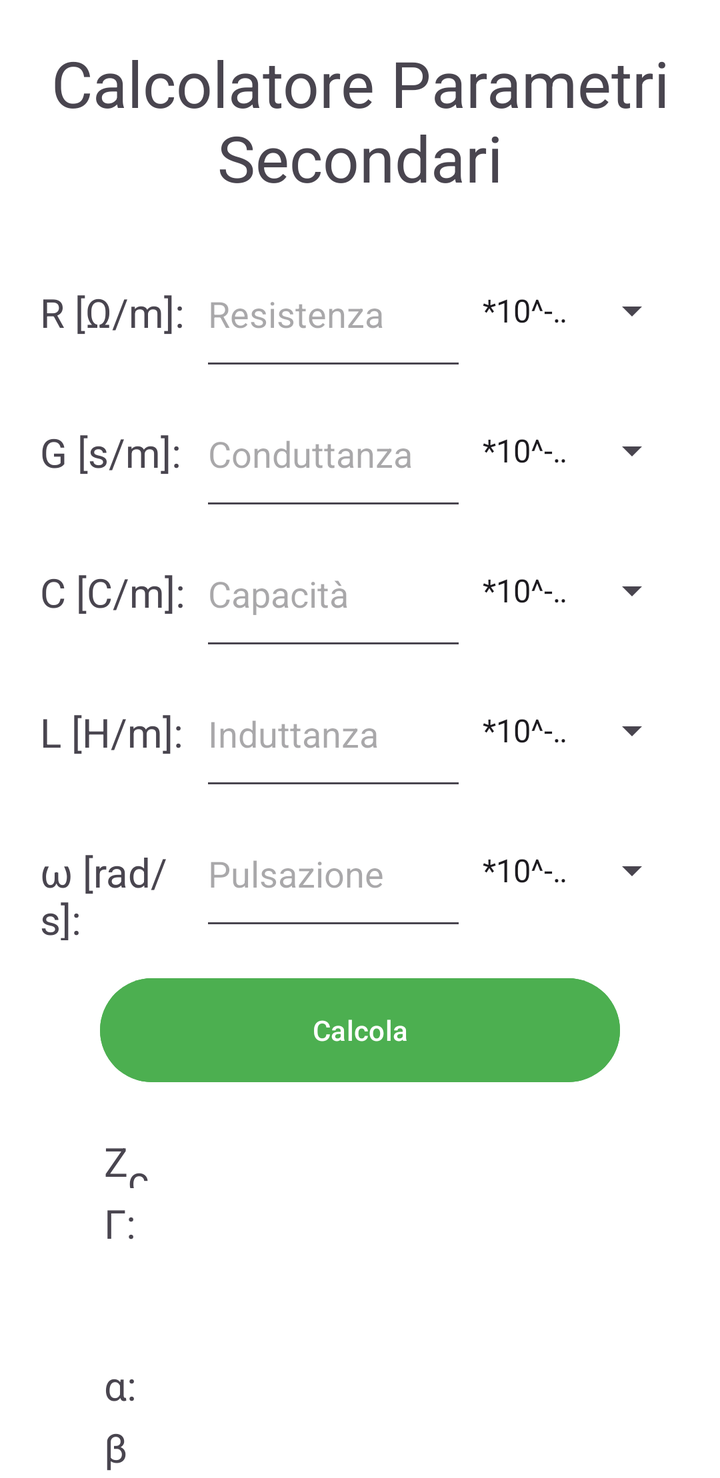
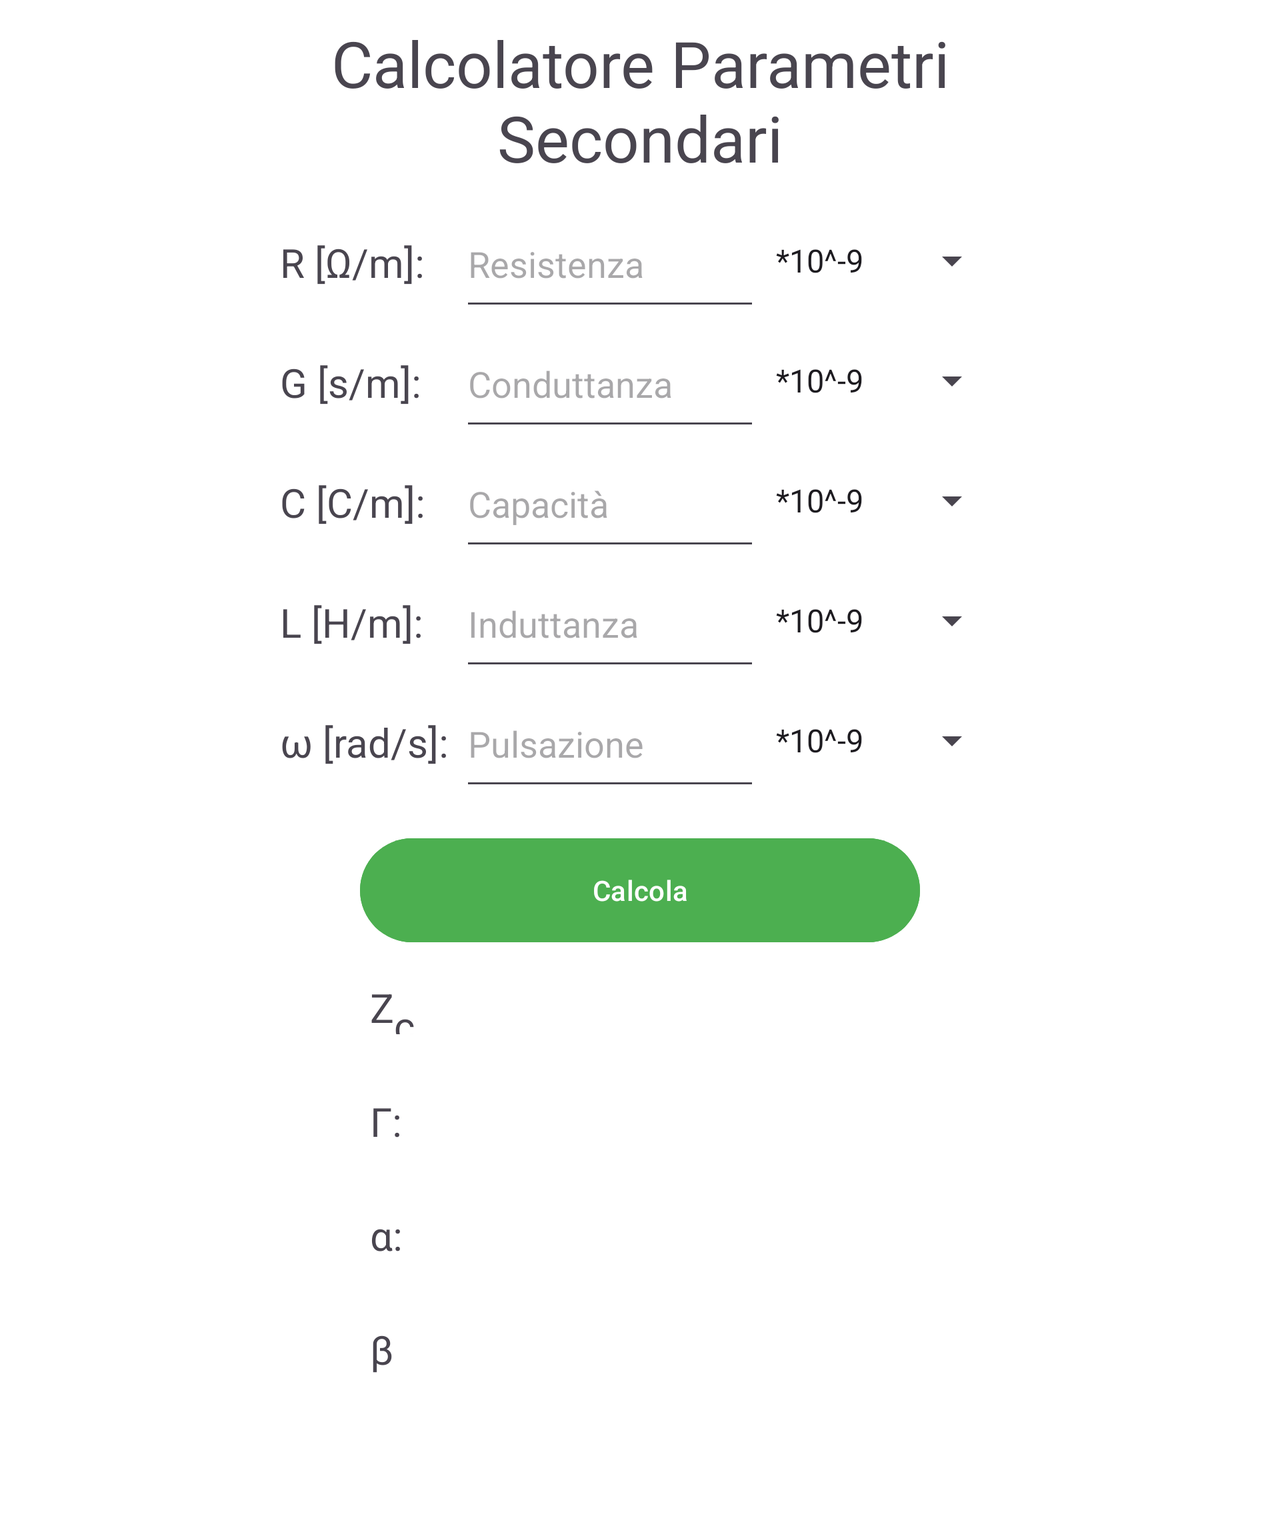

Compare how this app lays out the same screen by default and in its alternative resource folder. The renders come first, then the two layout files and the values they reference.
<!-- AndroidManifest.xml: application theme Theme.EsameSoftwareTLC -->
<!-- res/layout/activity_zc.xml -->
<?xml version="1.0" encoding="utf-8"?>
<ScrollView xmlns:android="http://schemas.android.com/apk/res/android"
    xmlns:app="http://schemas.android.com/apk/res-auto"
    xmlns:tools="http://schemas.android.com/tools"
    android:layout_width="match_parent"
    android:layout_height="match_parent"
    tools:context=".Activity_Zc">
    <LinearLayout
        android:layout_width="match_parent"
        android:layout_height="wrap_content"
        android:orientation="vertical">

        <TextView
            android:layout_width="match_parent"
            android:layout_height="wrap_content"
            android:text="@string/title_activity_Zc"
            android:textAlignment="center"
            android:textSize="32sp"
            android:layout_margin="20dp"/>

        <LinearLayout
            android:layout_width="match_parent"
            android:layout_height="70sp"
            android:orientation="horizontal"
            android:layout_marginEnd="20dp"
            android:layout_marginStart="20dp">
            <TextView
                android:layout_width="0dp"
                android:layout_height="wrap_content"
                android:layout_weight="3"
                android:textSize="20sp"
                android:text="@string/R"/>

            <EditText
                android:id="@+id/resistance"
                android:layout_width="0dp"
                android:layout_height="match_parent"
                android:layout_weight="5"
                android:hint="@string/hint_resistance"
                android:inputType="numberDecimal" />
            <Spinner
                android:id="@+id/spinner_resistance"
                android:layout_width="0dp"
                android:layout_height="match_parent"
                android:layout_weight="4"
                android:entries="@array/spinnerOption"
                android:spinnerMode="dropdown"/>
        </LinearLayout>
        <LinearLayout
            android:layout_width="match_parent"
            android:layout_height="70sp"
            android:orientation="horizontal"
            android:layout_marginEnd="20dp"
            android:layout_marginStart="20dp">
            <TextView
                android:layout_width="0dp"
                android:layout_height="wrap_content"
                android:layout_weight="3"
                android:textSize="20sp"
                android:text="@string/G"/>
            <EditText
                android:id="@+id/conductance"
                android:layout_width="0dp"
                android:layout_height="match_parent"
                android:layout_weight="5"
                android:inputType="numberDecimal"
                android:hint="@string/hint_conductance"/>
            <Spinner
                android:id="@+id/spinner_conductance"
                android:layout_width="0dp"
                android:layout_height="match_parent"
                android:layout_weight="4"
                android:entries="@array/spinnerOption"
                android:spinnerMode="dropdown"/>
        </LinearLayout>
        <LinearLayout
            android:layout_width="match_parent"
            android:layout_height="70sp"
            android:orientation="horizontal"
            android:layout_marginEnd="20dp"
            android:layout_marginStart="20dp">
            <TextView
                android:layout_width="0dp"
                android:layout_height="wrap_content"
                android:layout_weight="3"
                android:textSize="20sp"
                android:text="@string/C"/>
            <EditText
                android:id="@+id/capacity"
                android:layout_width="0dp"
                android:layout_height="match_parent"
                android:layout_weight="5"
                android:inputType="numberDecimal"
                android:hint="@string/hint_capacity"/>
            <Spinner
                android:id="@+id/spinner_capacity"
                android:layout_width="0dp"
                android:layout_height="match_parent"
                android:layout_weight="4"
                android:entries="@array/spinnerOption"
                android:spinnerMode="dropdown"/>
        </LinearLayout>
        <LinearLayout
            android:layout_width="match_parent"
            android:layout_height="70sp"
            android:orientation="horizontal"
            android:layout_marginEnd="20dp"
            android:layout_marginStart="20dp">
            <TextView
                android:layout_width="0dp"
                android:layout_height="wrap_content"
                android:layout_weight="3"
                android:textSize="20sp"
                android:text="@string/L"/>
            <EditText
                android:id="@+id/inductance"
                android:layout_width="0dp"
                android:layout_height="match_parent"
                android:layout_weight="5"
                android:inputType="numberDecimal"
                android:hint="@string/hint_inductance"/>
            <Spinner
                android:id="@+id/spinner_inductance"
                android:layout_width="0dp"
                android:layout_height="match_parent"
                android:layout_weight="4"
                android:entries="@array/spinnerOption"
                android:spinnerMode="dropdown"/>
        </LinearLayout>
        <LinearLayout
            android:layout_width="match_parent"
            android:layout_height="70sp"
            android:orientation="horizontal"
            android:layout_marginEnd="20dp"
            android:layout_marginStart="20dp">
            <TextView
                android:layout_width="0dp"
                android:layout_height="wrap_content"
                android:layout_weight="3"
                android:textSize="20sp"
                android:text="@string/omega"/>
            <EditText
                android:id="@+id/omega"
                android:layout_width="0dp"
                android:layout_height="match_parent"
                android:layout_weight="5"
                android:inputType="numberDecimal"
                android:hint="@string/hint_omega"/>
            <Spinner
                android:id="@+id/spinner_omega"
                android:layout_width="0dp"
                android:layout_height="match_parent"
                android:layout_weight="4"
                android:entries="@array/spinnerOption"
                android:spinnerMode="dropdown"/>
        </LinearLayout>

        <Button
            android:layout_width="match_parent"
            android:layout_height="60dp"
            android:layout_marginTop="15dp"
            android:layout_marginStart="50sp"
            android:layout_marginEnd="50sp"
            android:layout_marginBottom="20dp"
            android:text="@string/button_calc"
            android:onClick="calc"
            style="@style/button_calc"/>
        <LinearLayout
            android:layout_width="match_parent"
            android:layout_height="0dp"
            android:orientation="horizontal"
            android:layout_marginLeft="50dp"
            android:layout_marginRight="50dp"
            android:padding="2dp"
            android:layout_weight="1">
            <TextView
                android:layout_width="0dp"
                android:layout_height="match_parent"
                android:text="@string/Zc"
                android:layout_weight="1"
                android:textSize="20sp"/>
            <TextView
                android:id="@+id/textview_Zc"
                android:layout_width="0dp"
                android:layout_height="match_parent"
                android:layout_weight="8"
                android:textSize="20sp"/>
        </LinearLayout>
        <LinearLayout
            android:layout_width="match_parent"
            android:layout_height="0dp"
            android:orientation="horizontal"
            android:layout_marginLeft="50dp"
            android:layout_marginRight="50dp"
            android:padding="2dp"
            android:layout_weight="1">

            <TextView
                android:layout_width="0dp"
                android:layout_height="77dp"
                android:layout_weight="1"
                android:text="@string/gamma"
                android:textSize="20sp" />
            <TextView
                android:id="@+id/textview_Gamma"
                android:layout_width="0dp"
                android:layout_height="match_parent"
                android:layout_weight="8"
                android:textSize="20sp"/>
        </LinearLayout>
        <LinearLayout
            android:layout_width="match_parent"
            android:layout_height="0dp"
            android:orientation="horizontal"
            android:layout_marginLeft="50dp"
            android:layout_marginRight="50dp"
            android:padding="2dp"
            android:layout_weight="1"        >
            <TextView
                android:layout_width="0dp"
                android:layout_height="match_parent"
                android:layout_weight="1"
                android:text="@string/alfa"
                android:textSize="20sp"/>
            <TextView
                android:id="@+id/textview_alfa"
                android:layout_width="0dp"
                android:layout_height="match_parent"
                android:layout_weight="8"
                android:textSize="20sp"/>
        </LinearLayout>
        <LinearLayout
            android:layout_width="match_parent"
            android:layout_height="0dp"
            android:orientation="horizontal"
            android:layout_marginLeft="50dp"
            android:layout_marginRight="50dp"
            android:padding="2dp"
            android:layout_weight="1"
            >
            <TextView
                android:layout_width="0dp"
                android:layout_height="match_parent"
                android:layout_weight="1"
                android:text="@string/beta"
                android:textSize="20sp"/>
            <TextView
                android:id="@+id/textview_beta"
                android:layout_width="0dp"
                android:layout_height="match_parent"
                android:layout_weight="8"
                android:textSize="20sp"/>
        </LinearLayout>
    </LinearLayout>
</ScrollView>
<!-- resources referenced by this layout -->
<resources>
  <string-array name="spinnerOption">
          <item>*10^-9</item>
          <item>*10^-6</item>
          <item>*10^-3</item>
          <item>*10^0</item>
          <item>*10^3</item>
          <item>*10^6</item>
          <item>*10^9</item>
      </string-array>
  <string name="C" translatable="false">C [C/m]:</string>
  <string name="G" translatable="false">G [s/m]:</string>
  <string name="L" translatable="false">L [H/m]:</string>
  <string name="R" translatable="false">R [Ω/m]:</string>
  <string name="Zc" translatable="false">Z<sub>c</sub></string>
  <string name="alfa" translatable="false">α:</string>
  <string name="beta" translatable="false">β</string>
  <string name="button_calc">Calcola</string>
  <string name="gamma" translatable="false">Γ:</string>
  <string name="hint_capacity">Capacità</string>
  <string name="hint_conductance">Conduttanza</string>
  <string name="hint_inductance">Induttanza</string>
  <string name="hint_omega">Pulsazione</string>
  <string name="hint_resistance">Resistenza</string>
  <string name="omega" translatable="false">ω [rad/s]:</string>
  <string name="title_activity_Zc">Calcolatore Parametri Secondari</string>
  <style name="button_calc">
          <item name="android:backgroundTint">@color/buttonColor_light</item>
      </style>
  <style name="Theme.EsameSoftwareTLC" parent="Base.Theme.EsameSoftwareTLC" />
  <color name="buttonColor_light">#4CAF50</color>
  <style name="Base.Theme.EsameSoftwareTLC" parent="Theme.Material3.DayNight.NoActionBar">
          
          
          <item name="android:windowBackground">@color/backLight</item>
      </style>
  <color name="backLight">#FFFFFF</color>
</resources>
<!-- res/layout-land/activity_zc.xml (the repository's variant of the layout above) -->
<!-- drawn on the phone turned sideways -->
<?xml version="1.0" encoding="utf-8"?>
<ScrollView
    xmlns:android="http://schemas.android.com/apk/res/android"
    xmlns:app="http://schemas.android.com/apk/res-auto"
    xmlns:tools="http://schemas.android.com/tools"
    tools:context=".Activity_Zc"
    android:layout_width="match_parent"
    android:layout_height="match_parent">
    <LinearLayout
        android:layout_width="match_parent"
        android:layout_height="match_parent"
        android:orientation="vertical"
        android:layout_marginStart="120sp"
        android:layout_marginEnd="120sp">

        <TextView
            android:layout_width="match_parent"
            android:layout_height="wrap_content"
            android:text="@string/title_activity_Zc"
            android:textAlignment="center"
            android:textSize="32sp"
            android:layout_marginTop="10sp"
            android:layout_marginBottom="10sp"/>

        <LinearLayout
            android:layout_width="match_parent"
            android:layout_height="60dp"
            android:orientation="horizontal"
            android:layout_marginEnd="20dp"
            android:layout_marginStart="20dp">
            <TextView
                android:layout_width="0dp"
                android:layout_height="wrap_content"
                android:layout_weight="3"
                android:textSize="20sp"
                android:text="@string/R"/>

            <EditText
                android:id="@+id/resistance"
                android:layout_width="0dp"
                android:layout_height="match_parent"
                android:layout_weight="5"
                android:hint="@string/hint_resistance"
                android:inputType="numberDecimal" />
            <Spinner
                android:id="@+id/spinner_resistance"
                android:layout_width="0dp"
                android:layout_height="match_parent"
                android:layout_weight="4"
                android:entries="@array/spinnerOption"
                android:spinnerMode="dropdown"/>
        </LinearLayout>
        <LinearLayout
            android:layout_width="match_parent"
            android:layout_height="60dp"
            android:orientation="horizontal"
            android:layout_marginEnd="20dp"
            android:layout_marginStart="20dp">
            <TextView
                android:layout_width="0dp"
                android:layout_height="wrap_content"
                android:layout_weight="3"
                android:textSize="20sp"
                android:text="@string/G"/>
            <EditText
                android:id="@+id/conductance"
                android:layout_width="0dp"
                android:layout_height="match_parent"
                android:layout_weight="5"
                android:inputType="numberDecimal"
                android:hint="@string/hint_conductance"/>
            <Spinner
                android:id="@+id/spinner_conductance"
                android:layout_width="0dp"
                android:layout_height="match_parent"
                android:layout_weight="4"
                android:entries="@array/spinnerOption"
                android:spinnerMode="dropdown"/>
        </LinearLayout>
        <LinearLayout
            android:layout_width="match_parent"
            android:layout_height="60dp"
            android:orientation="horizontal"
            android:layout_marginEnd="20dp"
            android:layout_marginStart="20dp">
            <TextView
                android:layout_width="0dp"
                android:layout_height="wrap_content"
                android:layout_weight="3"
                android:textSize="20sp"
                android:text="@string/C"/>
            <EditText
                android:id="@+id/capacity"
                android:layout_width="0dp"
                android:layout_height="match_parent"
                android:layout_weight="5"
                android:inputType="numberDecimal"
                android:hint="@string/hint_capacity"/>
            <Spinner
                android:id="@+id/spinner_capacity"
                android:layout_width="0dp"
                android:layout_height="match_parent"
                android:layout_weight="4"
                android:entries="@array/spinnerOption"
                android:spinnerMode="dropdown"/>
        </LinearLayout>
        <LinearLayout
            android:layout_width="match_parent"
            android:layout_height="60dp"
            android:orientation="horizontal"
            android:layout_marginEnd="20dp"
            android:layout_marginStart="20dp">
            <TextView
                android:layout_width="0dp"
                android:layout_height="wrap_content"
                android:layout_weight="3"
                android:textSize="20sp"
                android:text="@string/L"/>
            <EditText
                android:id="@+id/inductance"
                android:layout_width="0dp"
                android:layout_height="match_parent"
                android:layout_weight="5"
                android:inputType="numberDecimal"
                android:hint="@string/hint_inductance"/>
            <Spinner
                android:id="@+id/spinner_inductance"
                android:layout_width="0dp"
                android:layout_height="match_parent"
                android:layout_weight="4"
                android:entries="@array/spinnerOption"
                android:spinnerMode="dropdown"/>
        </LinearLayout>
        <LinearLayout
            android:layout_width="match_parent"
            android:layout_height="60dp"
            android:orientation="horizontal"
            android:layout_marginEnd="20dp"
            android:layout_marginStart="20dp">
            <TextView
                android:layout_width="0dp"
                android:layout_height="wrap_content"
                android:layout_weight="3"
                android:textSize="20sp"
                android:text="@string/omega"/>
            <EditText
                android:id="@+id/omega"
                android:layout_width="0dp"
                android:layout_height="match_parent"
                android:layout_weight="5"
                android:inputType="numberDecimal"
                android:hint="@string/hint_omega"/>
            <Spinner
                android:id="@+id/spinner_omega"
                android:layout_width="0dp"
                android:layout_height="match_parent"
                android:layout_weight="4"
                android:entries="@array/spinnerOption"
                android:spinnerMode="dropdown"/>
        </LinearLayout>

        <Button
            android:layout_width="match_parent"
            android:layout_height="60dp"
            android:layout_marginStart="60dp"
            android:layout_marginEnd="60dp"
            android:layout_marginTop="15sp"
            android:text="@string/button_calc"
            android:onClick="calc"
            style="@style/button_calc"/>
        <LinearLayout
            android:layout_width="match_parent"
            android:layout_height="wrap_content"
            android:orientation="horizontal"
            android:layout_marginLeft="50dp"
            android:layout_marginRight="50dp"
            android:padding="15dp">
            <TextView
                android:layout_width="0dp"
                android:layout_height="wrap_content"
                android:layout_weight="1"
                android:text="@string/Zc"
                android:textSize="20sp"/>
            <TextView
                android:id="@+id/textview_Zc"
                android:layout_width="0dp"
                android:layout_height="wrap_content"
                android:layout_weight="8"
                android:textSize="20sp"/>
        </LinearLayout>
        <LinearLayout
            android:layout_width="match_parent"
            android:layout_height="wrap_content"
            android:orientation="horizontal"
            android:layout_marginLeft="50dp"
            android:layout_marginRight="50dp"
            android:padding="15dp">
            <TextView
                android:layout_width="0dp"
                android:layout_height="wrap_content"
                android:layout_weight="1"
                android:text="@string/gamma"
                android:textSize="20sp"/>
            <TextView
                android:id="@+id/textview_Gamma"
                android:layout_width="0dp"
                android:layout_height="wrap_content"
                android:layout_weight="8"
                android:textSize="20sp"/>
        </LinearLayout>
        <LinearLayout
            android:layout_width="match_parent"
            android:layout_height="wrap_content"
            android:orientation="horizontal"
            android:layout_marginLeft="50dp"
            android:layout_marginRight="50dp"
            android:padding="15dp">
            <TextView
                android:layout_width="0dp"
                android:layout_height="wrap_content"
                android:layout_weight="1"
                android:text="@string/alfa"
                android:textSize="20sp"/>
            <TextView
                android:id="@+id/textview_alfa"
                android:layout_width="0dp"
                android:layout_height="wrap_content"
                android:layout_weight="8"
                android:textSize="20sp"/>
        </LinearLayout>
        <LinearLayout
            android:layout_width="match_parent"
            android:layout_height="wrap_content"
            android:orientation="horizontal"
            android:layout_marginLeft="50dp"
            android:layout_marginRight="50dp"
            android:padding="15dp">
            <TextView
                android:layout_width="0dp"
                android:layout_height="wrap_content"
                android:layout_weight="1"
                android:text="@string/beta"
                android:textSize="20sp"/>
            <TextView
                android:id="@+id/textview_beta"
                android:layout_width="0dp"
                android:layout_height="wrap_content"
                android:layout_weight="8"
                android:textSize="20sp"/>
        </LinearLayout>
        <Space
            android:layout_width="match_parent"
            android:layout_height="60sp"/>
    </LinearLayout>
</ScrollView>
